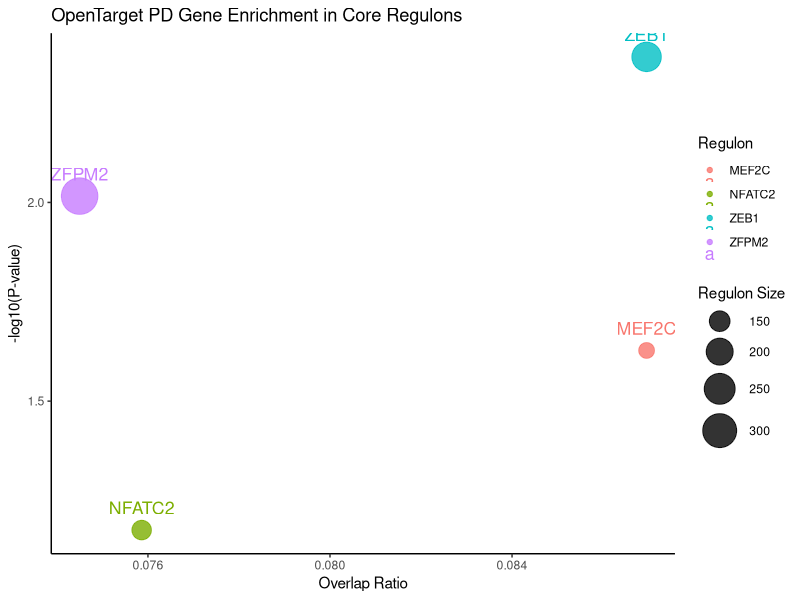

Reproduce this figure in R.

library(ggplot2)

# Data
df <- data.frame(
  Regulon = c("ZFPM2", "ZEB1", "MEF2C", "NFATC2"),
  Overlap = c(26, 20, 12, 11),
  Regulon_Size = c(349, 230, 138, 145),
  Pvalue = c(0.009639885, 0.004302228, 0.023577914, 0.066764335)
)

# add new column
df$logP <- -log10(df$Pvalue)
df$Ratio <- df$Overlap / df$Regulon_Size

# plot
ggplot(df, aes(x = Ratio, y = logP, size = Regulon_Size, color = Regulon)) +
  geom_point(alpha = 0.8) +
  geom_text(aes(label = Regulon), vjust = -1.2, size = 4.5) +
  #geom_hline(yintercept = -log10(0.05), linetype = "dashed", color = "red", size = 1) +
  scale_size_continuous(name = "Regulon Size", range = c(5, 12)) +
  labs(x = "Overlap Ratio", y = "-log10(P-value)",
       title = "OpenTarget PD Gene Enrichment in Core Regulons") +
  theme_classic() +
  theme(legend.position = "right")



